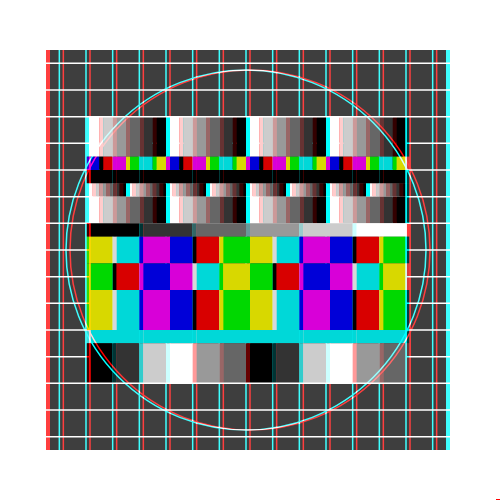
Frame 1 (no input)
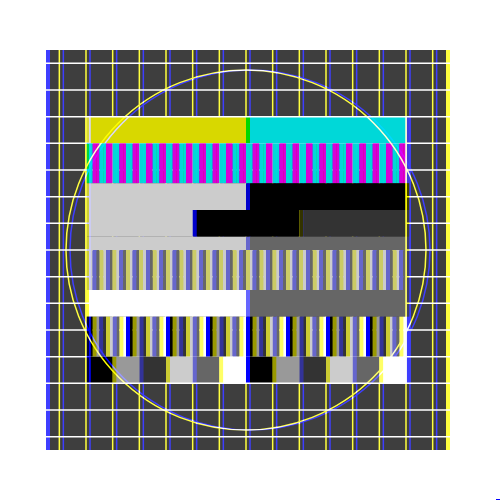
Frame 2 (the mouse pressed at the canvas centre, redrawn once)

The p5.js sketch that drew these frames (run headless with seeded random() and noise() and a simulated clock; the mouse was pressed at the canvas centre and the sketch redrawn once):

// p5.js sketch
// ── sketch.js
/*
Genuary 2022
JAN.18 "VHS."

By Roni Kaufman
https://ronikaufman.github.io
*/

function setup() {
  createCanvas(500, 500);
  noLoop();
  strokeWeight(1.5);
}

function draw() {
  let margin = 50;
  let s = (width - 2*margin)/15;
  let rainbow = ["#d8d800", "#00d8d8", "#00d800", "#d800d8", "#d80000", "#0000d8"];
  let grayscale = [0, 51, 102, 153, 204, 255];

  background(255);
  fill(62);
  noStroke();
  square(margin, margin, width - 2*margin);

  stroke(255);
  for (let z = margin + s/2; z < width - margin; z += s) {
    line(z, margin, z, height-margin);
    line(margin, z, width-margin, z);
  }

  let y = margin + 2.5*s;
  noStroke();
  while (y < height - margin - 2.5*s) {
    let ys = s*random([0.5, 1, 1.5]);
    if (y+ys > height - margin - 2.5*s) ys = height - margin - 2.5*s - y;
    let xs = s*random([1/4, 1/2, 1, 2, 4, 6]);
    let i = 0;
    let colors = random([rainbow, grayscale, grayscale]);
    if (random() < 1/2) colors.reverse();
    if (random() < 1/3) shuffle(colors, true);
    if (random() < 1/4) colors = [random(colors), random(colors)];
    for (let x = margin + 1.5*s; x < width - margin - 1.5*s - 0.1; x += xs) {
      fill(colors[i%colors.length]);
      rect(x, y, xs, ys);
      i++;
    }
    y += ys;
  }

  stroke(255);
  noFill();
  rect(margin + 1.5*s, margin + 2.5*s, width - 2*margin - 3*s, height - 2*margin - 5*s);
  circle(width/2, height/2, 360);

  let offRed = random([0, 16]);
  let offGreen = random([0, 16]);
  let offBlue = random([0, 16]);
  loadPixels();
  let d = pixelDensity();
  let halfImage = 4 * (width * d) * (height * d);
  for (let i = 0; i < halfImage; i += 4) {
    pixels[i] = pixels[i+offRed];
    pixels[i + 1] = pixels[i+1+offGreen];
    pixels[i + 2] = pixels[i+2+offBlue];
  }
  updatePixels();
}
